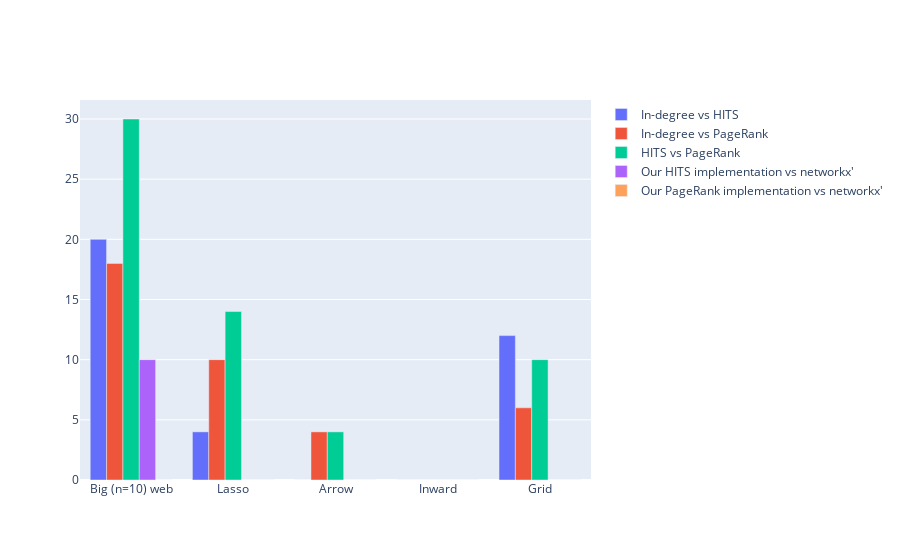

Here is the notebook cell this chart was saved with:
### Code cell
graph = generate_test_web()
graphs = [generate_test_web(), gen_lasso(), gen_arrow(),gen_inward(),gen_grid()]
differences=[]
for graph in graphs:
    print graph.name
    M,v = generate_M_and_v(graph)
#     print str(v) + "\n"
    
    in_degrees = generate_indegree_score(graph)
    human_readable, indegree_order = order_nodes_by_rank(v, in_degrees)
#     print "Solution to in_degree ranking:"
#     print "Human readable ranking (nodes sorted by their rank): " + str(human_readable)
#     print "Ordinal ranking: " + str(indegree_order) + "\n"

    a , h = hits(M)
    human_readable, hits_order = order_nodes_by_rank(v, a)
#     print "Our solution to HITS ranking"
#     print "Human readable ranking: " + str(human_readable)
#     print "Ordinal ranking: " + str(hits_order) + "\n"
    
#     print "HITS ranking (networkx implementation, for reference)"
    (real_h_dict, real_a_dict) = nx.hits(graph,max_iter=100000)
    
    difference = []
    real_a=[]
    for i in range(len(v)):
        node = v[i]
        real_a.append(real_a_dict[node])
        difference.append(abs(real_a_dict[node]-a[i]))
        
    real_human_readable, real_hits_order = order_nodes_by_rank(v, real_a)
#     print "Human readable ranking: " + str(real_human_readable)
#     print "Ordinal ranking: " + str(real_hits_order)
#     print "Ordinal ranking difference between our implementation and networkx: " + str (ordinal_difference(hits_order,real_hits_order)) + "\n"
    

    
    page_rank_list = pagerank(graph,0.85)
    human_readable, pagerank_order = order_nodes_by_rank(v, page_rank_list)
#     print "Our solution to pagerank"
#     print "Human readable ranking: " + str(human_readable)
#     print "Ordinal ranking: " + str(pagerank_order) + "\n"
#     print "pagerank (networkx implementation, for reference)"
    (real_v_dict) = nx.pagerank(graph,max_iter=100000)
    
    difference = []
    real_v=[]
    for i in range(len(v)):
        node = v[i]
        real_v.append(real_v_dict[node])
        difference.append(abs(real_v_dict[node]-real_v[i]))
        
    real_human_readable, real_pagerank_order = order_nodes_by_rank(v, real_v)
#     print "Human readable ranking: " + str(real_human_readable)
#     print "Ordinal ranking: " + str(real_pagerank_order)
#     print "Ordinal ranking difference between our implementation and networkx: " + str (ordinal_difference(pagerank_order,real_pagerank_order))
    
    differences.append([ordinal_difference(indegree_order,hits_order),
                        ordinal_difference(indegree_order,pagerank_order),
                        ordinal_difference(hits_order,pagerank_order),
                        ordinal_difference(hits_order,real_hits_order),
                        ordinal_difference(pagerank_order,real_pagerank_order),
                        ])
#     print("\n\n\n")

print(differences)
graphs=["Big (n=10) web", "Lasso", "Arrow", "Inward", "Grid"]
indegree_hits_diff = [x[0] for x in differences]
indegree_pagerank_diff = [x[1] for x in differences]
hits_pagerank_diff = [x[2] for x in differences]
hits_ours_vs_networkx_diff = [x[3] for x in differences]
pagerank_ours_vs_networkx_diff = [x[4] for x in differences]

fig = go.Figure(data=[
    go.Bar(name='In-degree vs HITS', x=graphs, y=indegree_hits_diff),
    go.Bar(name='In-degree vs PageRank', x=graphs, y=indegree_pagerank_diff),
    go.Bar(name='HITS vs PageRank', x=graphs, y=hits_pagerank_diff),
    go.Bar(name='Our HITS implementation vs networkx\'', x=graphs, y=hits_ours_vs_networkx_diff),
    go.Bar(name='Our PageRank implementation vs networkx\'', x=graphs, y=pagerank_ours_vs_networkx_diff)  
])
# Change the bar mode
fig.update_layout(barmode='group')
fig.show()

### Figure 1 — Plotly figure (JSON) as saved in the notebook; plotly's stock layout.template omitted (floating-point values rounded to 4 significant figures)
{"data": [{"name": "In-degree vs HITS", "type": "bar", "x": ["Big (n=10) web", "Lasso", "Arrow", "Inward", "Grid"], "y": [20, 4, 0, 0, 12]}, {"name": "In-degree vs PageRank", "type": "bar", "x": ["Big (n=10) web", "Lasso", "Arrow", "Inward", "Grid"], "y": [18, 10, 4, 0, 6]}, {"name": "HITS vs PageRank", "type": "bar", "x": ["Big (n=10) web", "Lasso", "Arrow", "Inward", "Grid"], "y": [30, 14, 4, 0, 10]}, {"name": "Our HITS implementation vs networkx'", "type": "bar", "x": ["Big (n=10) web", "Lasso", "Arrow", "Inward", "Grid"], "y": [10, 0, 0, 0, 0]}, {"name": "Our PageRank implementation vs networkx'", "type": "bar", "x": ["Big (n=10) web", "Lasso", "Arrow", "Inward", "Grid"], "y": [0, 0, 0, 0, 0]}], "layout": {"barmode": "group"}}
